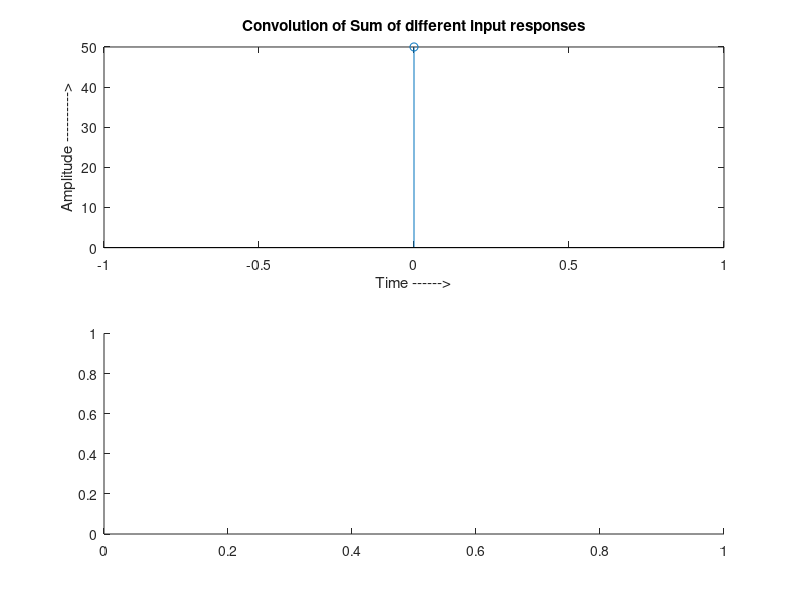

The MATLAB script that drew this image:
clc;
x1=input('Enter the values of x1[n]: '); % [0 2 4 6]
x2=input('Enter the values of x2[n]: '); %[3 5 -2 -5]
if length(x1)~=length(x2)
 disp('Length of x1 must be equal to x2');
 return ;
end;
h=input('Enter the values of h[n] : '); %[-1 0 -3 -1 2 1]
X1=conv(x1,h);
X2=conv(x2,h);
y1=X1+X2;
x=x1+x2;
y2=conv(x,h);
L1=length(x1)+length(h)-2;
n1=0:L1;
L2=length(x2)+length(h)-2;
n2=0:L2;
stem(n1,y1);
xlabel('Time ------>');
ylabel('Amplitude ---------->');
title('Sum of Convolution of different input responses');
subplot(2,1,1);
stem(n1,y2);
xlabel('Time ------>');
ylabel('Amplitude ---------->');
title('Convolution of Sum of different input responses');
subplot(2,1,2);
if y1==y2
 disp('System is linear')
else
 disp('System is non-linear')
end;